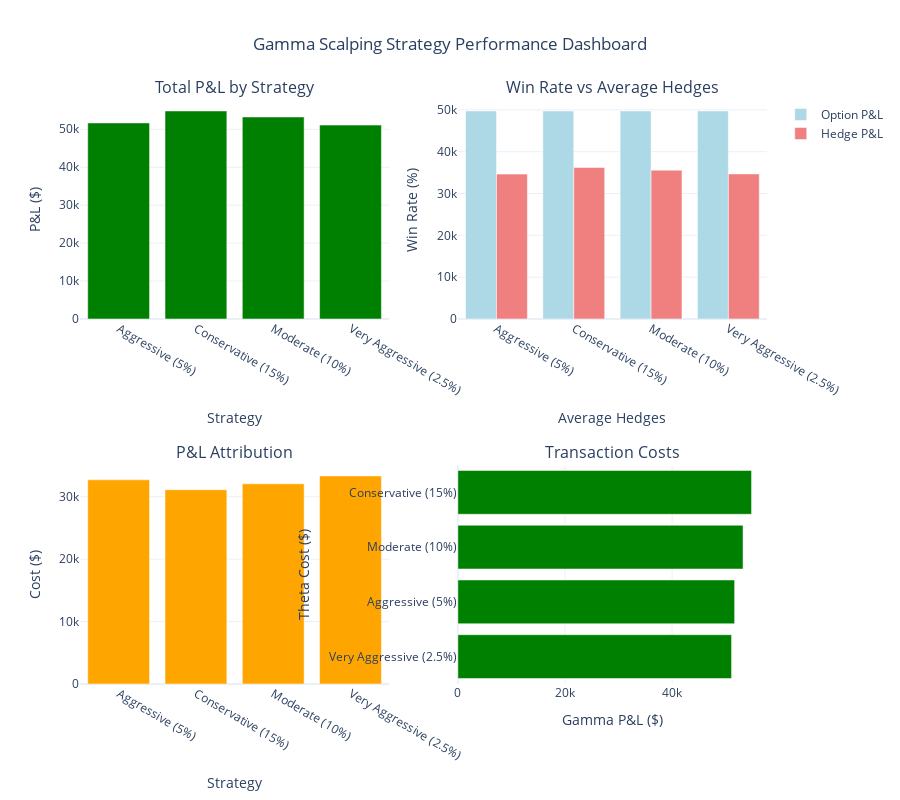

Notebook code for this chart:
### Code cell
# Create performance dashboard
if not results.empty:
    # Aggregate results by strategy
    strategy_summary = results.groupby('strategy').agg({
        'total_pnl': 'sum',
        'option_pnl': 'sum', 
        'hedge_pnl': 'sum',
        'commission_cost': 'sum',
        'slippage_cost': 'sum',
        'num_hedges': 'mean',
        'gamma_pnl': 'sum',
        'theta_cost': 'sum'
    }).reset_index()
    
    strategy_summary['win_rate'] = results.groupby('strategy')['total_pnl'].apply(lambda x: (x > 0).mean()).values
    strategy_summary['num_options'] = results.groupby('strategy').size().values
    
    # Create subplot dashboard
    fig = make_subplots(
        rows=2, cols=2,
        subplot_titles=[
            'Total P&L by Strategy',
            'Win Rate vs Average Hedges',
            'P&L Attribution',
            'Transaction Costs',
            'Gamma vs Theta Effects',
            'Strategy Comparison'
        ],
        specs=[[{'type': 'bar'}, {'type': 'bar'}],
               [{'type': 'bar'}, {'type': 'bar'}]]
    )
    
    # 1. Total P&L by Strategy
    colors = ['green' if x > 0 else 'red' for x in strategy_summary['total_pnl']]
    fig.add_trace(
        go.Bar(
            x=strategy_summary['strategy'],
            y=strategy_summary['total_pnl'],
            name='Total P&L',
            marker_color=colors,
            showlegend=False
        ),
        row=1, col=1
    )
    
    # 3. P&L Attribution
    fig.add_trace(
        go.Bar(
            x=strategy_summary['strategy'],
            y=strategy_summary['option_pnl'],
            name='Option P&L',
            marker_color='lightblue'
        ),
        row=1, col=2
    )
    fig.add_trace(
        go.Bar(
            x=strategy_summary['strategy'],
            y=strategy_summary['hedge_pnl'],
            name='Hedge P&L',
            marker_color='lightcoral'
        ),
        row=1, col=2
    )
    
    # 4. Transaction Costs
    total_costs = strategy_summary['commission_cost'] + strategy_summary['slippage_cost']
    fig.add_trace(
        go.Bar(
            x=strategy_summary['strategy'],
            y=total_costs,
            name='Transaction Costs',
            marker_color='orange',
            showlegend=False
        ),
        row=2, col=1
    )
    
    # 6. Strategy Ranking
    strategy_summary_sorted = strategy_summary.sort_values('total_pnl', ascending=True)
    fig.add_trace(
        go.Bar(
            y=strategy_summary_sorted['strategy'],
            x=strategy_summary_sorted['total_pnl'],
            orientation='h',
            name='Strategy Ranking',
            marker_color=['green' if x > 0 else 'red' for x in strategy_summary_sorted['total_pnl']],
            showlegend=False
        ),
        row=2, col=2
    )
    
    # Update layout
    fig.update_layout(
        height=800,
        title_text="Gamma Scalping Strategy Performance Dashboard",
        title_x=0.5,
        showlegend=True
    )
    
    # Update axis labels
    fig.update_xaxes(title_text="Strategy", row=1, col=1)
    fig.update_yaxes(title_text="P&L ($)", row=1, col=1)
    
    fig.update_xaxes(title_text="Average Hedges", row=1, col=2)
    fig.update_yaxes(title_text="Win Rate (%)", row=1, col=2)
    
    fig.update_xaxes(title_text="Strategy", row=1, col=3)
    fig.update_yaxes(title_text="P&L ($)", row=1, col=3)
    
    fig.update_xaxes(title_text="Strategy", row=2, col=1)
    fig.update_yaxes(title_text="Cost ($)", row=2, col=1)
    
    fig.update_xaxes(title_text="Gamma P&L ($)", row=2, col=2)
    fig.update_yaxes(title_text="Theta Cost ($)", row=2, col=2)
    
    fig.update_xaxes(title_text="Total P&L ($)", row=2, col=3)
    fig.update_yaxes(title_text="Strategy", row=2, col=3)
    
    fig.show()
    
    # Print summary statistics
    print("\n📊 Strategy Performance Summary:")
    print("=" * 50)
    for _, row in strategy_summary.iterrows():
        print(f"\n{row['strategy']}:")
        print(f"  💰 Total P&L: ${row['total_pnl']:,.2f}")
        print(f"  🎯 Win Rate: {row['win_rate']:.1%}")
        print(f"  📈 Options Traded: {row['num_options']}")
        print(f"  🔄 Avg Hedges: {row['num_hedges']:.1f}")

else:
    print("❌ No backtest results available")

### Figure 1 — Plotly figure (JSON) as saved in the notebook; plotly's stock layout.template omitted (floating-point values rounded to 4 significant figures)
{"data": [{"marker": {"color": ["green", "green", "green", "green"]}, "name": "Total P&L", "showlegend": false, "type": "bar", "x": ["Aggressive (5%)", "Conservative (15%)", "Moderate (10%)", "Very Aggressive (2.5%)"], "xaxis": "x", "y": [51670.0, 54830.0, 53240.0, 51100.0], "yaxis": "y"}, {"marker": {"color": "lightblue"}, "name": "Option P&L", "type": "bar", "x": ["Aggressive (5%)", "Conservative (15%)", "Moderate (10%)", "Very Aggressive (2.5%)"], "xaxis": "x2", "y": [49740.0, 49740.0, 49740.0, 49740.0], "yaxis": "y2"}, {"marker": {"color": "lightcoral"}, "name": "Hedge P&L", "type": "bar", "x": ["Aggressive (5%)", "Conservative (15%)", "Moderate (10%)", "Very Aggressive (2.5%)"], "xaxis": "x2", "y": [34650.0, 36220.0, 35590.0, 34700.0], "yaxis": "y2"}, {"marker": {"color": "orange"}, "name": "Transaction Costs", "showlegend": false, "type": "bar", "x": ["Aggressive (5%)", "Conservative (15%)", "Moderate (10%)", "Very Aggressive (2.5%)"], "xaxis": "x3", "y": [32720.0, 31140.0, 32090.0, 33340.0], "yaxis": "y3"}, {"marker": {"color": ["green", "green", "green", "green"]}, "name": "Strategy Ranking", "orientation": "h", "showlegend": false, "type": "bar", "x": [51100.0, 51670.0, 53240.0, 54830.0], "xaxis": "x4", "y": ["Very Aggressive (2.5%)", "Aggressive (5%)", "Moderate (10%)", "Conservative (15%)"], "yaxis": "y4"}], "layout": {"annotations": [{"font": {"size": 16}, "showarrow": false, "text": "Total P&L by Strategy", "x": 0.225, "xanchor": "center", "xref": "paper", "y": 1, "yanchor": "bottom", "yref": "paper"}, {"font": {"size": 16}, "showarrow": false, "text": "Win Rate vs Average Hedges", "x": 0.775, "xanchor": "center", "xref": "paper", "y": 1, "yanchor": "bottom", "yref": "paper"}, {"font": {"size": 16}, "showarrow": false, "text": "P&L Attribution", "x": 0.225, "xanchor": "center", "xref": "paper", "y": 0.375, "yanchor": "bottom", "yref": "paper"}, {"font": {"size": 16}, "showarrow": false, "text": "Transaction Costs", "x": 0.775, "xanchor": "center", "xref": "paper", "y": 0.375, "yanchor": "bottom", "yref": "paper"}], "height": 800, "showlegend": true, "title": {"text": "Gamma Scalping Strategy Performance Dashboard", "x": 0.5}, "xaxis": {"anchor": "y", "domain": [0, 0.45], "title": {"text": "Strategy"}}, "xaxis2": {"anchor": "y2", "domain": [0.55, 1], "title": {"text": "Average Hedges"}}, "xaxis3": {"anchor": "y3", "domain": [0, 0.45], "title": {"text": "Strategy"}}, "xaxis4": {"anchor": "y4", "domain": [0.55, 1], "title": {"text": "Gamma P&L ($)"}}, "yaxis": {"anchor": "x", "domain": [0.625, 1], "title": {"text": "P&L ($)"}}, "yaxis2": {"anchor": "x2", "domain": [0.625, 1], "title": {"text": "Win Rate (%)"}}, "yaxis3": {"anchor": "x3", "domain": [0, 0.375], "title": {"text": "Cost ($)"}}, "yaxis4": {"anchor": "x4", "domain": [0, 0.375], "title": {"text": "Theta Cost ($)"}}}}
